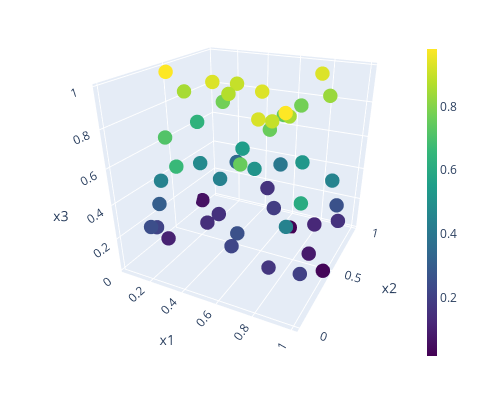

Here is the notebook cell this chart was saved with:
### Markdown cell above
And in three dimensions

### Code cell
seed = 24_03_22
N = 50
rng = np.random.default_rng(seed)
fifty_rand_3d = rng.random(size=(N, 3))

fig = go.Figure(
  data=[
    go.Scatter3d(
      x=fifty_rand_3d[:, 0], y=fifty_rand_3d[:, 1], z=fifty_rand_3d[:, 2], 
      mode="markers", 
      marker={"color": fifty_rand_3d[:, 2], "size": 5, "colorscale": "Viridis", 
              "colorbar": {"thickness": 10, "len": 0.85, "x": 0.85}},
      name="data")])

r = 2
camera = {"eye": {"x": -0.5*r, "y": r, "z": 0.5*r},
          "center": dict(x=0, y=0, z=-0.2)}
fig.update_layout(autosize=False, width=500, height=400, 
                  scene={"xaxis_title": "x1",
                         "yaxis_title": "x2",
                         "zaxis_title": "x3", 
                         "xaxis": dict(autorange="reversed"),
                         "yaxis": dict(autorange="reversed")},
                  margin={"l":5, "r":10, "b":5, "t":10},
                  scene_camera=camera,
                  scene_aspectmode="cube",
                  legend={"x": 0.1, "y": 0.9})

fig.show()

### Figure 1 — Plotly figure (JSON) as saved in the notebook; plotly's stock layout.template omitted (floating-point values rounded to 4 significant figures)
{"data": [{"marker": {"color": [0.4442, 0.6642, 0.3477, 0.1463, 0.4755, 0.08585, 0.8973, 0.8315, 0.5246, 0.9798, 0.7441, 0.5135, 0.897, 0.2125, 0.7538, 0.1608, 0.2041, 0.6371, 0.8715, 0.1713, 0.2583, 0.8529, 0.9319, 0.1078, 0.0628, 0.2209, 0.4491, 0.2608, 0.442, 0.9803, 0.9252, 0.7139, 0.3044, 0.4055, 0.446, 0.7742, 0.1921, 0.02962, 0.2496, 0.8525, 0.6077, 0.5498, 0.93, 0.01762, 0.7551, 0.156, 0.1535, 0.7707, 0.9312, 0.1259], "colorbar": {"len": 0.85, "thickness": 10, "x": 0.85}, "colorscale": [[0, "#440154"], [0.1111, "#482878"], [0.2222, "#3e4989"], [0.3333, "#31688e"], [0.4444, "#26828e"], [0.5556, "#1f9e89"], [0.6667, "#35b779"], [0.7778, "#6ece58"], [0.8889, "#b5de2b"], [1, "#fde725"]], "size": 5}, "mode": "markers", "name": "data", "type": "scatter3d", "x": [0.1178, 0.3814, 0.2565, 0.2972, 0.2198, 0.9019, 0.7891, 0.8166, 0.7689, 0.06951, 0.6183, 0.5648, 0.3588, 0.1388, 0.725, 0.434, 0.9743, 0.08314, 0.371, 0.8059, 0.59, 0.779, 0.7427, 0.157, 0.04034, 0.5925, 0.94, 0.9555, 0.3865, 0.8943, 0.7625, 0.1959, 0.1015, 0.5712, 0.8991, 0.6742, 0.6026, 0.9991, 0.1494, 0.09476, 0.979, 0.4184, 0.2894, 0.6691, 0.6603, 0.9694, 0.3132, 0.2428, 0.6039, 0.8463], "y": [0.2506, 0.03335, 0.8617, 0.4109, 0.4885, 0.4599, 0.1753, 0.9092, 0.6501, 0.4384, 0.7326, 0.4774, 0.6823, 0.1497, 0.002761, 0.9531, 0.1149, 0.6926, 0.5607, 0.1369, 0.2249, 0.4008, 0.9728, 0.2171, 0.7716, 0.1561, 0.657, 0.7425, 0.4186, 0.05836, 0.09341, 0.2162, 0.2377, 0.8265, 0.1038, 0.8482, 0.6682, 0.4204, 0.08852, 0.5581, 0.0548, 0.6261, 0.5375, 0.7752, 0.4489, 0.7538, 0.5174, 0.7258, 0.4756, 0.7033], "z": [0.4442, 0.6642, 0.3477, 0.1463, 0.4755, 0.08585, 0.8973, 0.8315, 0.5246, 0.9798, 0.7441, 0.5135, 0.897, 0.2125, 0.7538, 0.1608, 0.2041, 0.6371, 0.8715, 0.1713, 0.2583, 0.8529, 0.9319, 0.1078, 0.0628, 0.2209, 0.4491, 0.2608, 0.442, 0.9803, 0.9252, 0.7139, 0.3044, 0.4055, 0.446, 0.7742, 0.1921, 0.02962, 0.2496, 0.8525, 0.6077, 0.5498, 0.93, 0.01762, 0.7551, 0.156, 0.1535, 0.7707, 0.9312, 0.1259]}], "layout": {"autosize": false, "height": 400, "legend": {"x": 0.1, "y": 0.9}, "margin": {"b": 5, "l": 5, "r": 10, "t": 10}, "scene": {"aspectmode": "cube", "camera": {"center": {"x": 0, "y": 0, "z": -0.2}, "eye": {"x": -1, "y": 2, "z": 1}}, "xaxis": {"autorange": "reversed", "title": {"text": "x1"}}, "yaxis": {"autorange": "reversed", "title": {"text": "x2"}}, "zaxis": {"title": {"text": "x3"}}}, "width": 500}}
